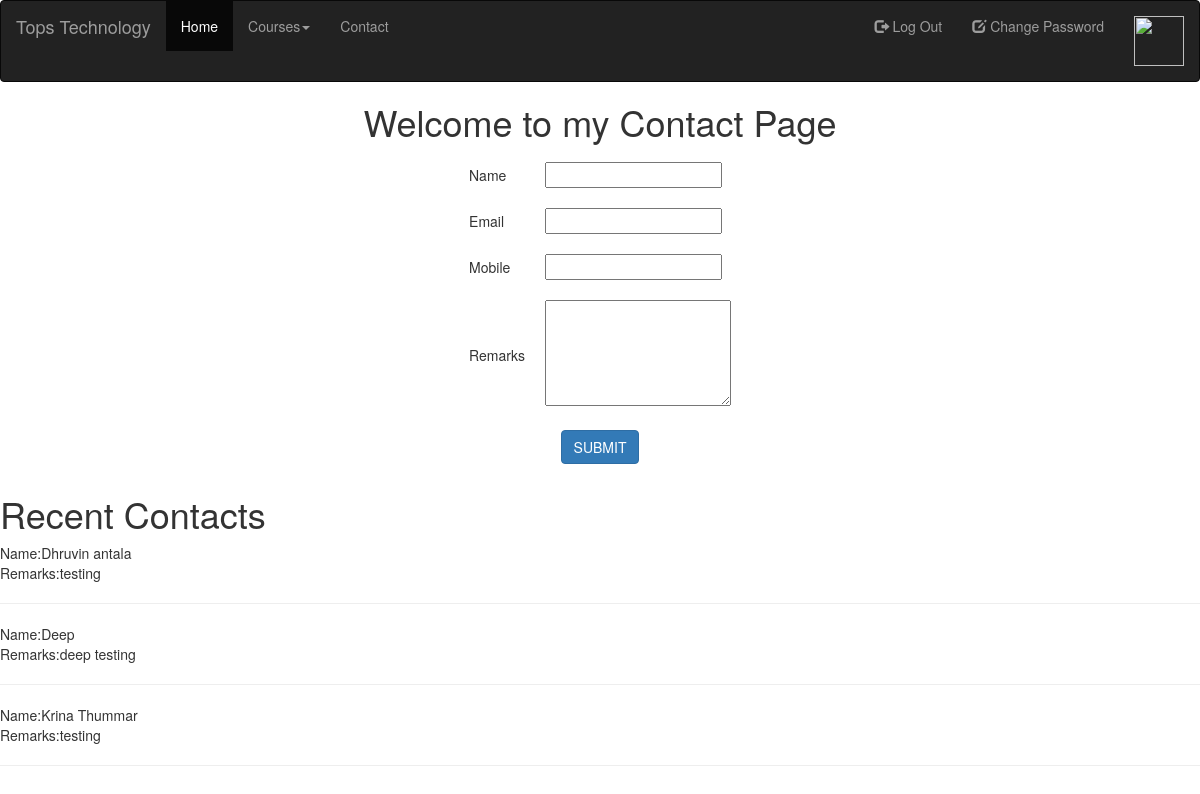
The page /contact/ (signed in) on the database its author committed.
### myapp/models.py (models this page shows, shortened)
class Contact(models.Model):
	name=models.CharField(max_length=100)
	email=models.EmailField()
	mobile=models.PositiveSmallIntegerField()
	remarks=models.TextField()

### myapp/views.py (the view)
# urls.py: path('contact/',views.contact,name='contact'),
def contact(request):
	if request.method=='POST':
		Contact.objects.create(
			name=request.POST['name'],
			email=request.POST['email'],
			mobile=request.POST['mobile'],
			remarks=request.POST['remarks'],
			)
		msg="Contact Saved Successfully"
		contacts=Contact.objects.all().order_by("-id")[:3]
		return render(request,'contact.html',{'msg':msg,'contacts':contacts})
	else:
		contacts=Contact.objects.all().order_by("-id")[:3]
		return render(request,'contact.html',{'contacts':contacts})

### myapp/templates/contact.html (shortened to what this page needs)
{% extends 'header.html'%}
{% block content %}
<!DOCTYPE html>
<html>
<head>
</head>
<body>
	<center>
		<h1>Welcome to my Contact Page</h1>
		<form method="post" action="{% url 'contact' %}">
			<table>
				<tr>
					<td>Name</td>
					<td><input type="text" name="name"></td>
				</tr>
				<tr>
					<td>Email</td>
					<td><input type="email" name="email"></td>
				</tr>
				<tr>
					<td>Mobile</td>
					<td><input type="text" name="mobile"></td>
				</tr>
				<tr>
					<td>Remarks</td>
					<td><textarea rows="5" cols="22" name="remarks"></textarea></td>
				</tr>
				<tr>
					<td colspan="2" align="center"><input type="submit" name="action" value="SUBMIT" class="btn btn-primary"></td>
				</tr>
			</table>
		</form>
	</center>
	<h1>Recent Contacts</h1>
	{% for i in contacts %}
	Name:{{i.name}}<br>
	Remarks:{{i.remarks}}<br><hr>
	{% endfor%}
</body>
</html>
{% endblock %}

### myapp/templates/contact.html (style rules this page uses)
tr,td { padding: 10px; }

### rows shown on the page
Contact: name "Dhruvin antala", remarks "testing"
Contact: name "Deep", remarks "deep testing"
Contact: name "Krina Thummar", remarks "testing"
